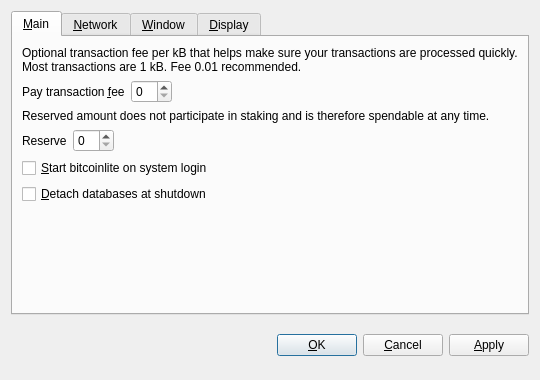
<?xml version="1.0" encoding="UTF-8"?>
<ui version="4.0">
 <class>OptionsDialog</class>
 <widget class="QDialog" name="OptionsDialog">
  <property name="geometry">
   <rect>
    <x>0</x>
    <y>0</y>
    <width>540</width>
    <height>380</height>
   </rect>
  </property>
  <property name="windowTitle">
   <string>Options</string>
  </property>
  <property name="modal">
   <bool>true</bool>
  </property>
  <layout class="QVBoxLayout" name="verticalLayout">
   <item>
    <widget class="QTabWidget" name="tabWidget">
     <property name="tabPosition">
      <enum>QTabWidget::North</enum>
     </property>
     <property name="currentIndex">
      <number>0</number>
     </property>
     <widget class="QWidget" name="tabMain">
      <attribute name="title">
       <string>&amp;Main</string>
      </attribute>
      <layout class="QVBoxLayout" name="verticalLayout_Main">
       <item>
        <widget class="QLabel" name="transactionFeeInfoLabel">
         <property name="text">
          <string>Optional transaction fee per kB that helps make sure your transactions are processed quickly. Most transactions are 1 kB. Fee 0.01 recommended.</string>
         </property>
         <property name="textFormat">
          <enum>Qt::PlainText</enum>
         </property>
         <property name="wordWrap">
          <bool>true</bool>
         </property>
        </widget>
       </item>
       <item>
        <layout class="QHBoxLayout" name="horizontalLayoutFee">
         <item>
          <widget class="QLabel" name="transactionFeeLabel">
           <property name="text">
            <string>Pay transaction &amp;fee</string>
           </property>
           <property name="textFormat">
            <enum>Qt::PlainText</enum>
           </property>
           <property name="buddy">
            <cstring>transactionFee</cstring>
           </property>
          </widget>
         </item>
         <item>
          <widget class="BitcoinAmountField" name="transactionFee"/>
         </item>
         <item>
          <spacer name="horizontalSpacerFee">
           <property name="orientation">
            <enum>Qt::Horizontal</enum>
           </property>
           <property name="sizeHint" stdset="0">
            <size>
             <width>40</width>
             <height>20</height>
            </size>
           </property>
          </spacer>
         </item>
        </layout>
       </item>
       <item>
        <widget class="QLabel" name="reserveBalanceInfoLabel">
         <property name="text">
          <string>Reserved amount does not participate in staking and is therefore spendable at any time.</string>
         </property>
         <property name="textFormat">
          <enum>Qt::PlainText</enum>
         </property>
         <property name="wordWrap">
          <bool>true</bool>
         </property>
        </widget>
       </item>
       <item>
        <layout class="QHBoxLayout" name="horizontalLayoutReserveBalance">
         <item>
          <widget class="QLabel" name="reserveBalanceLabel">
           <property name="text">
            <string>Reserve</string>
           </property>
           <property name="textFormat">
            <enum>Qt::PlainText</enum>
           </property>
           <property name="buddy">
            <cstring>reserveBalance</cstring>
           </property>
          </widget>
         </item>
         <item>
          <widget class="BitcoinAmountField" name="reserveBalance"/>
         </item>
         <item>
          <spacer name="horizontalSpacerReserveBalance">
           <property name="orientation">
            <enum>Qt::Horizontal</enum>
           </property>
           <property name="sizeHint" stdset="0">
            <size>
             <width>40</width>
             <height>20</height>
            </size>
           </property>
          </spacer>
         </item>
        </layout>
       </item>
       <item>
        <widget class="QCheckBox" name="bitcoinAtStartup">
         <property name="toolTip">
          <string>Automatically start bitcoinlite after logging in to the system.</string>
         </property>
         <property name="text">
          <string>&amp;Start bitcoinlite on system login</string>
         </property>
        </widget>
       </item>
       <item>
        <widget class="QCheckBox" name="detachDatabases">
         <property name="toolTip">
          <string>Detach block and address databases at shutdown. This means they can be moved to another data directory, but it slows down shutdown. The wallet is always detached.</string>
         </property>
         <property name="text">
          <string>&amp;Detach databases at shutdown</string>
         </property>
        </widget>
       </item>
       <item>
        <spacer name="verticalSpacer_Main">
         <property name="orientation">
          <enum>Qt::Vertical</enum>
         </property>
         <property name="sizeHint" stdset="0">
          <size>
           <width>20</width>
           <height>40</height>
          </size>
         </property>
        </spacer>
       </item>
      </layout>
     </widget>
     <widget class="QWidget" name="tabNetwork">
      <attribute name="title">
       <string>&amp;Network</string>
      </attribute>
      <layout class="QVBoxLayout" name="verticalLayout_Network">
       <item>
        <widget class="QCheckBox" name="mapPortUpnp">
         <property name="toolTip">
          <string>Automatically open the bitcoinlite client port on the router. This only works when your router supports UPnP and it is enabled.</string>
         </property>
         <property name="text">
          <string>Map port using &amp;UPnP</string>
         </property>
        </widget>
       </item>
       <item>
        <widget class="QCheckBox" name="connectSocks">
         <property name="toolTip">
          <string>Connect to the bitcoinlite network through a SOCKS proxy (e.g. when connecting through Tor).</string>
         </property>
         <property name="text">
          <string>&amp;Connect through SOCKS proxy:</string>
         </property>
        </widget>
       </item>
       <item>
        <layout class="QHBoxLayout" name="horizontalLayout_Network">
         <item>
          <widget class="QLabel" name="proxyIpLabel">
           <property name="text">
            <string>Proxy &amp;IP:</string>
           </property>
           <property name="textFormat">
            <enum>Qt::PlainText</enum>
           </property>
           <property name="buddy">
            <cstring>proxyIp</cstring>
           </property>
          </widget>
         </item>
         <item>
          <widget class="QValidatedLineEdit" name="proxyIp">
           <property name="maximumSize">
            <size>
             <width>140</width>
             <height>16777215</height>
            </size>
           </property>
           <property name="toolTip">
            <string>IP address of the proxy (e.g. 127.0.0.1)</string>
           </property>
          </widget>
         </item>
         <item>
          <widget class="QLabel" name="proxyPortLabel">
           <property name="text">
            <string>&amp;Port:</string>
           </property>
           <property name="textFormat">
            <enum>Qt::PlainText</enum>
           </property>
           <property name="buddy">
            <cstring>proxyPort</cstring>
           </property>
          </widget>
         </item>
         <item>
          <widget class="QLineEdit" name="proxyPort">
           <property name="maximumSize">
            <size>
             <width>55</width>
             <height>16777215</height>
            </size>
           </property>
           <property name="toolTip">
            <string>Port of the proxy (e.g. 9050)</string>
           </property>
          </widget>
         </item>
         <item>
          <widget class="QLabel" name="socksVersionLabel">
           <property name="text">
            <string>SOCKS &amp;Version:</string>
           </property>
           <property name="textFormat">
            <enum>Qt::PlainText</enum>
           </property>
           <property name="buddy">
            <cstring>socksVersion</cstring>
           </property>
          </widget>
         </item>
         <item>
          <widget class="QValueComboBox" name="socksVersion">
           <property name="toolTip">
            <string>SOCKS version of the proxy (e.g. 5)</string>
           </property>
          </widget>
         </item>
         <item>
          <spacer name="horizontalSpacer_Network">
           <property name="orientation">
            <enum>Qt::Horizontal</enum>
           </property>
           <property name="sizeHint" stdset="0">
            <size>
             <width>40</width>
             <height>20</height>
            </size>
           </property>
          </spacer>
         </item>
        </layout>
       </item>
       <item>
        <spacer name="verticalSpacer_Network">
         <property name="orientation">
          <enum>Qt::Vertical</enum>
         </property>
         <property name="sizeHint" stdset="0">
          <size>
           <width>20</width>
           <height>40</height>
          </size>
         </property>
        </spacer>
       </item>
      </layout>
     </widget>
     <widget class="QWidget" name="tabWindow">
      <attribute name="title">
       <string>&amp;Window</string>
      </attribute>
      <layout class="QVBoxLayout" name="verticalLayout_Window">
       <item>
        <widget class="QCheckBox" name="minimizeToTray">
         <property name="toolTip">
          <string>Show only a tray icon after minimizing the window.</string>
         </property>
         <property name="text">
          <string>&amp;Minimize to the tray instead of the taskbar</string>
         </property>
        </widget>
       </item>
       <item>
        <widget class="QCheckBox" name="minimizeOnClose">
         <property name="toolTip">
          <string>Minimize instead of exit the application when the window is closed. When this option is enabled, the application will be closed only after selecting Quit in the menu.</string>
         </property>
         <property name="text">
          <string>M&amp;inimize on close</string>
         </property>
        </widget>
       </item>
       <item>
        <spacer name="verticalSpacer_Window">
         <property name="orientation">
          <enum>Qt::Vertical</enum>
         </property>
         <property name="sizeHint" stdset="0">
          <size>
           <width>20</width>
           <height>40</height>
          </size>
         </property>
        </spacer>
       </item>
      </layout>
     </widget>
     <widget class="QWidget" name="tabDisplay">
      <attribute name="title">
       <string>&amp;Display</string>
      </attribute>
      <layout class="QVBoxLayout" name="verticalLayout_Display">
       <item>
        <layout class="QHBoxLayout" name="horizontalLayout_1_Display">
         <item>
          <widget class="QLabel" name="langLabel">
           <property name="text">
            <string>User Interface &amp;language:</string>
           </property>
           <property name="textFormat">
            <enum>Qt::PlainText</enum>
           </property>
           <property name="buddy">
            <cstring>lang</cstring>
           </property>
          </widget>
         </item>
         <item>
          <widget class="QValueComboBox" name="lang">
           <property name="toolTip">
            <string>The user interface language can be set here. This setting will take effect after restarting bitcoinlite.</string>
           </property>
          </widget>
         </item>
        </layout>
       </item>
       <item>
        <layout class="QHBoxLayout" name="horizontalLayout_2_Display">
         <item>
          <widget class="QLabel" name="unitLabel">
           <property name="text">
            <string>&amp;Unit to show amounts in:</string>
           </property>
           <property name="textFormat">
            <enum>Qt::PlainText</enum>
           </property>
           <property name="buddy">
            <cstring>unit</cstring>
           </property>
          </widget>
         </item>
         <item>
          <widget class="QValueComboBox" name="unit">
           <property name="toolTip">
            <string>Choose the default subdivision unit to show in the interface and when sending coins.</string>
           </property>
          </widget>
         </item>
        </layout>
       </item>
       <item>
        <widget class="QCheckBox" name="displayAddresses">
         <property name="toolTip">
          <string>Whether to show bitcoinlite addresses in the transaction list or not.</string>
         </property>
         <property name="text">
          <string>&amp;Display addresses in transaction list</string>
         </property>
        </widget>
       </item>
       <item>
        <widget class="QCheckBox" name="coinControlFeatures">
         <property name="toolTip">
          <string>Whether to show coin control features or not.</string>
         </property>
         <property name="text">
          <string>Display coin &amp;control features (experts only!)</string>
         </property>
        </widget>
       </item>
       <item>
        <spacer name="verticalSpacer_Display">
         <property name="orientation">
          <enum>Qt::Vertical</enum>
         </property>
         <property name="sizeHint" stdset="0">
          <size>
           <width>20</width>
           <height>40</height>
          </size>
         </property>
        </spacer>
       </item>
      </layout>
     </widget>
    </widget>
   </item>
   <item>
    <layout class="QHBoxLayout" name="horizontalLayout_Buttons">
     <item>
      <spacer name="horizontalSpacer_1">
       <property name="orientation">
        <enum>Qt::Horizontal</enum>
       </property>
       <property name="sizeHint" stdset="0">
        <size>
         <width>40</width>
         <height>48</height>
        </size>
       </property>
      </spacer>
     </item>
     <item>
      <widget class="QLabel" name="statusLabel">
       <property name="font">
        <font>
         <weight>75</weight>
         <bold>true</bold>
        </font>
       </property>
       <property name="text">
        <string/>
       </property>
       <property name="textFormat">
        <enum>Qt::PlainText</enum>
       </property>
       <property name="wordWrap">
        <bool>true</bool>
       </property>
      </widget>
     </item>
     <item>
      <spacer name="horizontalSpacer_2">
       <property name="orientation">
        <enum>Qt::Horizontal</enum>
       </property>
       <property name="sizeHint" stdset="0">
        <size>
         <width>40</width>
         <height>48</height>
        </size>
       </property>
      </spacer>
     </item>
     <item>
      <widget class="QPushButton" name="okButton">
       <property name="text">
        <string>&amp;OK</string>
       </property>
      </widget>
     </item>
     <item>
      <widget class="QPushButton" name="cancelButton">
       <property name="text">
        <string>&amp;Cancel</string>
       </property>
       <property name="autoDefault">
        <bool>false</bool>
       </property>
      </widget>
     </item>
     <item>
      <widget class="QPushButton" name="applyButton">
       <property name="text">
        <string>&amp;Apply</string>
       </property>
       <property name="autoDefault">
        <bool>false</bool>
       </property>
      </widget>
     </item>
    </layout>
   </item>
  </layout>
 </widget>
 <customwidgets>
  <customwidget>
   <class>BitcoinAmountField</class>
   <extends>QSpinBox</extends>
   <header>bitcoinamountfield.h</header>
  </customwidget>
  <customwidget>
   <class>QValueComboBox</class>
   <extends>QComboBox</extends>
   <header>qvaluecombobox.h</header>
  </customwidget>
  <customwidget>
   <class>QValidatedLineEdit</class>
   <extends>QLineEdit</extends>
   <header>qvalidatedlineedit.h</header>
  </customwidget>
 </customwidgets>
 <resources/>
 <connections/>
</ui>
